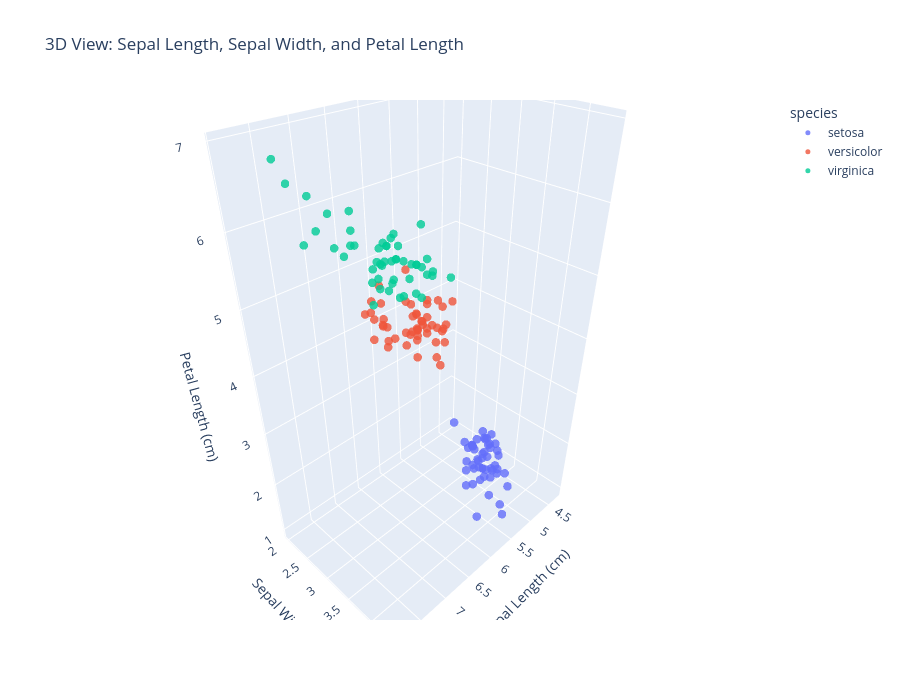

Notebook code cell kept with this figure:
### Markdown cell above
---

## 5. 3D Scatter Plots

### Moving to Three Dimensions

With 2D plots, we can only visualize 2 features at a time. What if we want to see 3 features simultaneously?

**Enter 3D scatter plots!**

### Code cell
# 3D scatter plot using Plotly
fig = pxx.scatter_3d(iris,
                    x='sepal_length',
                    y='sepal_width',
                    z='petal_length',
                    color='species',
                    title='3D View: Sepal Length, Sepal Width, and Petal Length',
                    labels={'sepal_length': 'Sepal Length (cm)',
                            'sepal_width': 'Sepal Width (cm)',
                            'petal_length': 'Petal Length (cm)'},
                    width=900, height=700)

fig.update_traces(marker=dict(size=5, opacity=0.8))
fig.show()

### Figure 1 — Plotly figure (JSON) as saved in the notebook; plotly's stock layout.template omitted (floating-point values rounded to 4 significant figures)
{"data": [{"hovertemplate": "species=setosa<br>Sepal Length (cm)=%{x}<br>Sepal Width (cm)=%{y}<br>Petal Length (cm)=%{z}<extra></extra>", "legendgroup": "setosa", "marker": {"color": "#636efa", "opacity": 0.8, "size": 5, "symbol": "circle"}, "mode": "markers", "name": "setosa", "scene": "scene", "showlegend": true, "type": "scatter3d", "x": [5.1, 4.9, 4.7, 4.6, 5.0, 5.4, 4.6, 5.0, 4.4, 4.9, 5.4, 4.8, 4.8, 4.3, 5.8, 5.7, 5.4, 5.1, 5.7, 5.1, 5.4, 5.1, 4.6, 5.1, 4.8, 5.0, 5.0, 5.2, 5.2, 4.7, 4.8, 5.4, 5.2, 5.5, 4.9, 5.0, 5.5, 4.9, 4.4, 5.1, 5.0, 4.5, 4.4, 5.0, 5.1, 4.8, 5.1, 4.6, 5.3, 5.0], "y": [3.5, 3.0, 3.2, 3.1, 3.6, 3.9, 3.4, 3.4, 2.9, 3.1, 3.7, 3.4, 3.0, 3.0, 4.0, 4.4, 3.9, 3.5, 3.8, 3.8, 3.4, 3.7, 3.6, 3.3, 3.4, 3.0, 3.4, 3.5, 3.4, 3.2, 3.1, 3.4, 4.1, 4.2, 3.1, 3.2, 3.5, 3.6, 3.0, 3.4, 3.5, 2.3, 3.2, 3.5, 3.8, 3.0, 3.8, 3.2, 3.7, 3.3], "z": [1.4, 1.4, 1.3, 1.5, 1.4, 1.7, 1.4, 1.5, 1.4, 1.5, 1.5, 1.6, 1.4, 1.1, 1.2, 1.5, 1.3, 1.4, 1.7, 1.5, 1.7, 1.5, 1.0, 1.7, 1.9, 1.6, 1.6, 1.5, 1.4, 1.6, 1.6, 1.5, 1.5, 1.4, 1.5, 1.2, 1.3, 1.4, 1.3, 1.5, 1.3, 1.3, 1.3, 1.6, 1.9, 1.4, 1.6, 1.4, 1.5, 1.4]}, {"hovertemplate": "species=versicolor<br>Sepal Length (cm)=%{x}<br>Sepal Width (cm)=%{y}<br>Petal Length (cm)=%{z}<extra></extra>", "legendgroup": "versicolor", "marker": {"color": "#EF553B", "opacity": 0.8, "size": 5, "symbol": "circle"}, "mode": "markers", "name": "versicolor", "scene": "scene", "showlegend": true, "type": "scatter3d", "x": [7.0, 6.4, 6.9, 5.5, 6.5, 5.7, 6.3, 4.9, 6.6, 5.2, 5.0, 5.9, 6.0, 6.1, 5.6, 6.7, 5.6, 5.8, 6.2, 5.6, 5.9, 6.1, 6.3, 6.1, 6.4, 6.6, 6.8, 6.7, 6.0, 5.7, 5.5, 5.5, 5.8, 6.0, 5.4, 6.0, 6.7, 6.3, 5.6, 5.5, 5.5, 6.1, 5.8, 5.0, 5.6, 5.7, 5.7, 6.2, 5.1, 5.7], "y": [3.2, 3.2, 3.1, 2.3, 2.8, 2.8, 3.3, 2.4, 2.9, 2.7, 2.0, 3.0, 2.2, 2.9, 2.9, 3.1, 3.0, 2.7, 2.2, 2.5, 3.2, 2.8, 2.5, 2.8, 2.9, 3.0, 2.8, 3.0, 2.9, 2.6, 2.4, 2.4, 2.7, 2.7, 3.0, 3.4, 3.1, 2.3, 3.0, 2.5, 2.6, 3.0, 2.6, 2.3, 2.7, 3.0, 2.9, 2.9, 2.5, 2.8], "z": [4.7, 4.5, 4.9, 4.0, 4.6, 4.5, 4.7, 3.3, 4.6, 3.9, 3.5, 4.2, 4.0, 4.7, 3.6, 4.4, 4.5, 4.1, 4.5, 3.9, 4.8, 4.0, 4.9, 4.7, 4.3, 4.4, 4.8, 5.0, 4.5, 3.5, 3.8, 3.7, 3.9, 5.1, 4.5, 4.5, 4.7, 4.4, 4.1, 4.0, 4.4, 4.6, 4.0, 3.3, 4.2, 4.2, 4.2, 4.3, 3.0, 4.1]}, {"hovertemplate": "species=virginica<br>Sepal Length (cm)=%{x}<br>Sepal Width (cm)=%{y}<br>Petal Length (cm)=%{z}<extra></extra>", "legendgroup": "virginica", "marker": {"color": "#00cc96", "opacity": 0.8, "size": 5, "symbol": "circle"}, "mode": "markers", "name": "virginica", "scene": "scene", "showlegend": true, "type": "scatter3d", "x": [6.3, 5.8, 7.1, 6.3, 6.5, 7.6, 4.9, 7.3, 6.7, 7.2, 6.5, 6.4, 6.8, 5.7, 5.8, 6.4, 6.5, 7.7, 7.7, 6.0, 6.9, 5.6, 7.7, 6.3, 6.7, 7.2, 6.2, 6.1, 6.4, 7.2, 7.4, 7.9, 6.4, 6.3, 6.1, 7.7, 6.3, 6.4, 6.0, 6.9, 6.7, 6.9, 5.8, 6.8, 6.7, 6.7, 6.3, 6.5, 6.2, 5.9], "y": [3.3, 2.7, 3.0, 2.9, 3.0, 3.0, 2.5, 2.9, 2.5, 3.6, 3.2, 2.7, 3.0, 2.5, 2.8, 3.2, 3.0, 3.8, 2.6, 2.2, 3.2, 2.8, 2.8, 2.7, 3.3, 3.2, 2.8, 3.0, 2.8, 3.0, 2.8, 3.8, 2.8, 2.8, 2.6, 3.0, 3.4, 3.1, 3.0, 3.1, 3.1, 3.1, 2.7, 3.2, 3.3, 3.0, 2.5, 3.0, 3.4, 3.0], "z": [6.0, 5.1, 5.9, 5.6, 5.8, 6.6, 4.5, 6.3, 5.8, 6.1, 5.1, 5.3, 5.5, 5.0, 5.1, 5.3, 5.5, 6.7, 6.9, 5.0, 5.7, 4.9, 6.7, 4.9, 5.7, 6.0, 4.8, 4.9, 5.6, 5.8, 6.1, 6.4, 5.6, 5.1, 5.6, 6.1, 5.6, 5.5, 4.8, 5.4, 5.6, 5.1, 5.1, 5.9, 5.7, 5.2, 5.0, 5.2, 5.4, 5.1]}], "layout": {"height": 700, "legend": {"title": {"text": "species"}, "tracegroupgap": 0}, "scene": {"domain": {"x": [0, 1], "y": [0, 1]}, "xaxis": {"title": {"text": "Sepal Length (cm)"}}, "yaxis": {"title": {"text": "Sepal Width (cm)"}}, "zaxis": {"title": {"text": "Petal Length (cm)"}}}, "title": {"text": "3D View: Sepal Length, Sepal Width, and Petal Length"}, "width": 900}}
